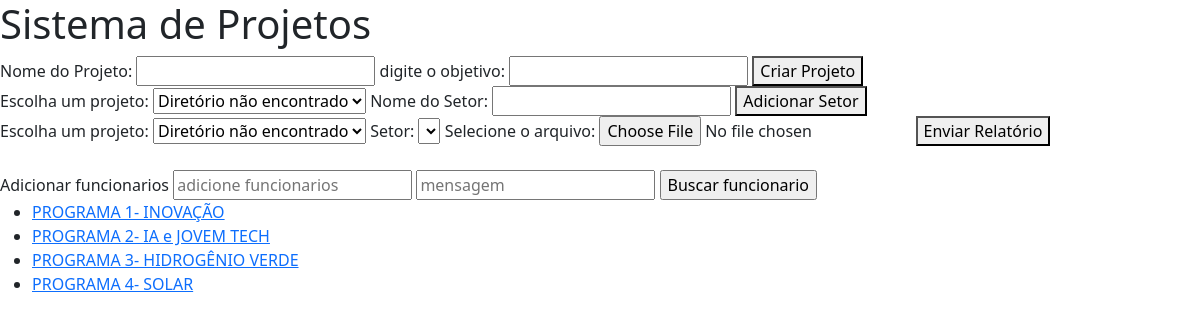
The page /atividades/atividadesphp.php on the database as committed earlier.
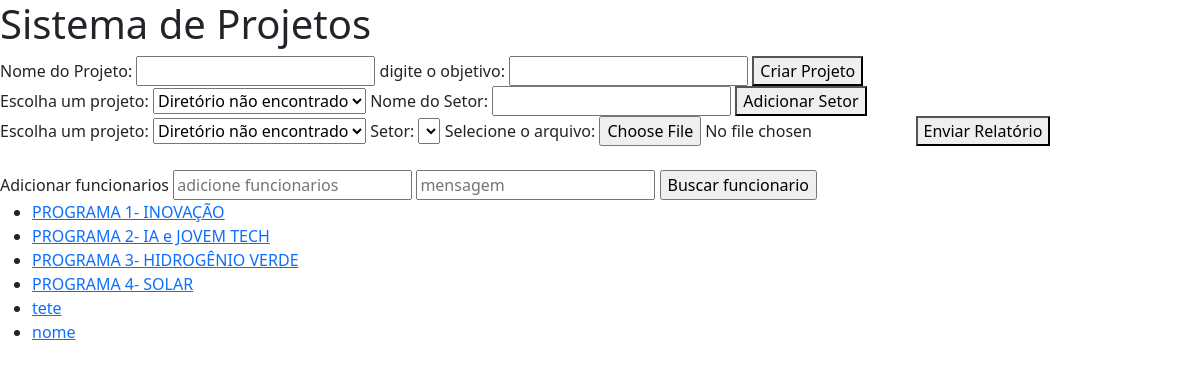
The same page on the database as committed later.
### tables this page shows
CREATE TABLE `projetos` (
  `id_projeto` int(11) NOT NULL,
  `nome_projeto` varchar(255) NOT NULL,
  `login_criador` varchar(255) NOT NULL,
  `caminho_projeto` varchar(255) NOT NULL,
  `objetivo` varchar(400) NOT NULL,
  `dt_criada` timestamp NOT NULL DEFAULT current_timestamp() ON UPDATE current_timestamp()
);

### atividades/atividadesphp.php (the view, shortened to what this page needs)
<?php
require_once "..\bancodedados/bd_conectar.php";
?>
<!DOCTYPE html>
<html lang="pt-br">
<head>
    <link href="https://cdn.jsdelivr.net/npm/bootstrap@5.1.3/dist/css/bootstrap.min.css" rel="stylesheet">
</head>
<body>
<h1>Sistema de Projetos</h1>
<form method="post" action="">
    <label for="nome_projeto">Nome do Projeto:</label>
    <input type="text" name="nome_projeto" required>
    <label for="objetivo">digite o objetivo:</label>
    <input type="text" name="objetivo" required>
    <button type="submit" name="criar_projeto">Criar Projeto</button>
</form>
<form method="post" action="">
    <label for="projeto">Escolha um projeto:</label>
    <select name="projeto" id="projeto">
        <?php
        $caminho = 'projetos/';
        if (is_dir($caminho)) {
            $pastas = scandir($caminho);
            $pastas = array_diff($pastas, array('..', '.'));
            foreach ($pastas as $pasta) {
                echo "<option value=\"$pasta\">$pasta</option>";
            }
        } else {
            echo "<option value=\"\">Diretório não encontrado</option>";
        }
        ?>
    </select>
    <label for="nome_setor">Nome do Setor:</label>
    <input type="text" name="nome_setor" id="nome_setor" required>
    <button type="submit" name="adicionar_setor">Adicionar Setor</button>
</form>
<form method="post" action="upload.php" enctype="multipart/form-data">
    <label for="projeto_upload">Escolha um projeto:</label>
    <select name="projeto_upload" id="projeto_upload">
        <?php
        $caminho = 'projetos/';
        if (is_dir($caminho)) {
            $pastas = scandir($caminho);
            $pastas = array_diff($pastas, array('..', '.'));
            foreach ($pastas as $pasta) {
                echo "<option value=\"$pasta\">$pasta</option>";
            }
        } else {
            echo "<option value=\"\">Diretório não encontrado</option>";
        }
        ?>
    </select>
    <label for="setor_upload">Setor:</label>
    <select name="setor_upload" id="setor_upload"></select>
    <label for="arquivo">Selecione o arquivo:</label>
    <input type="file" name="arquivo" id="arquivo" required>
    <button type="submit" name="upload_relatorio">Enviar Relatório</button> <br> <br>
</form>
<form method = "POST">
    <label for="LabelBuscar">Adicionar funcionarios </label>
    <input id = "busca" type="text" name = "busca" placeholder = "adicione funcionarios" onkeyup ="carregar_colaboradores(this.value)">
    <input type="text" name = "msg" placeholder = "mensagem">
    <input type="submit" name="buttonBuscar" value = "Buscar funcionario"></button> <br>
</form>
<?php
$sql = "SELECT id_projeto, nome_projeto, caminho_projeto FROM projetos";
$result = $mysqli->query($sql);
if ($result->num_rows > 0) {
    echo '<ul>';
    while ($row = $result->fetch_assoc()) {
        $id_proj = $row["id_projeto"];
        $caminho = $row["caminho_projeto"];
        echo '<li><a href="verprojetoscriados.php?id_projeto=' . $id_proj . '&caminho_projeto=' . urlencode($caminho) . '">' . $row["nome_projeto"] . '</a></li>';
    }
    echo '</ul>';
} else {
    echo '<p>Nenhum item encontrado no banco de dados.</p>';
}
?>
</body>
</html>

Rows that differ between the two databases and show on the page:
added projetos: nome_projeto "tete"
added projetos: nome_projeto "nome"
